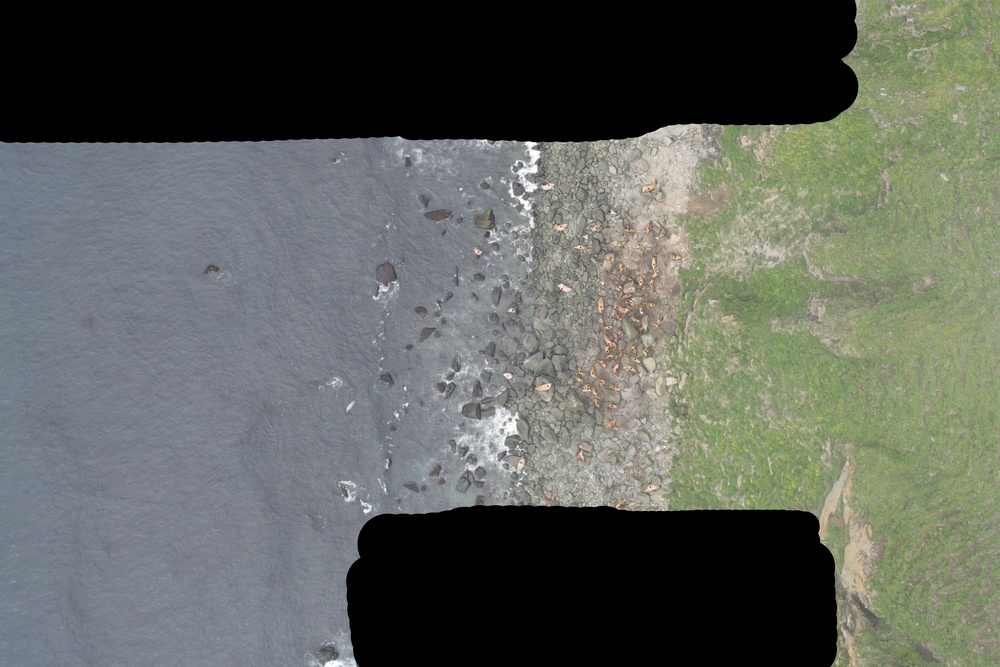
#> input picture TrainDotted/100.jpg, 1000 x 667 px, shrunk from 4992 x 3328 before the run
$ python -i ColorMaskGenerator.py   (imports and definitions only)
#> lines starting #> are read from the running program, lines starting #| are printed output that depends on the picture; after the words box and inside, x2 and y2 are one past the last pixel; in counts of white or black regions, pixels touching at a corner belong together
#> further down, picture is the input picture: shape (667, 1000, 3); mean B, G, R 93.1, 99.3, 95.4
import numpy as np
import cv2
import sys

class CMG:
    def __init__(self, ColorClassifier = None):
        self.ColC = ColorClassifier
        ########## Histogram Equalization
        self.clahe = cv2.createCLAHE()

    def getMaskImg(self, img):
        #### WAs used when I was playing around with stuff Dead Code
        if self.ColC is None:
            print("Mask generator does not have a color classifier")
            return img
        else:
            self.CC = self.ColC._coef
        tempBlue = img[:,:,0]
        tempGreen = img[:,:,1]
        tempRed = img[:,:,2]
        result = tempRed - tempGreen

        return tempRed - tempBlue

        tempBlue[tempBlue < 1.0] = 1.0
        tempGreen[tempGreen < 1.0] = 1.0
        tempRed[tempRed < 1.0] = 1.0
        result = 1.0 + np.exp(-tempBlue * self.CC[0] - tempGreen * self.CC[1] - tempRed * self.CC[2] - tempBlue * self.CC[3] / tempGreen - tempBlue * self.CC[4] / tempRed - tempGreen * self.CC[5] / tempRed)
        result =  (tempBlue ** -1)
        tempBlue[result > .5] = 0
        tempGreen[result > .5] = 0
        tempRed[result > .5] = 0
        #tempBlue[result < .5] = 50
        #tempRed[result < .5] = 50
        #tempGreen[result < .5] = 50
        img = cv2.cvtColor(np.dstack((tempBlue, tempGreen, tempRed)), cv2.COLOR_BGR2GRAY)

        return img

    def getPlayImg(self, img):
        return self.clahe.apply(cv2.cvtColor(img, cv2.COLOR_BGR2GRAY))

    def getInitialMask(self, img):
        #####Function used for masking the images for the Haar Classifier
        img[img < 40] = 0
        img[img[:,:, 2] < 80] = 0
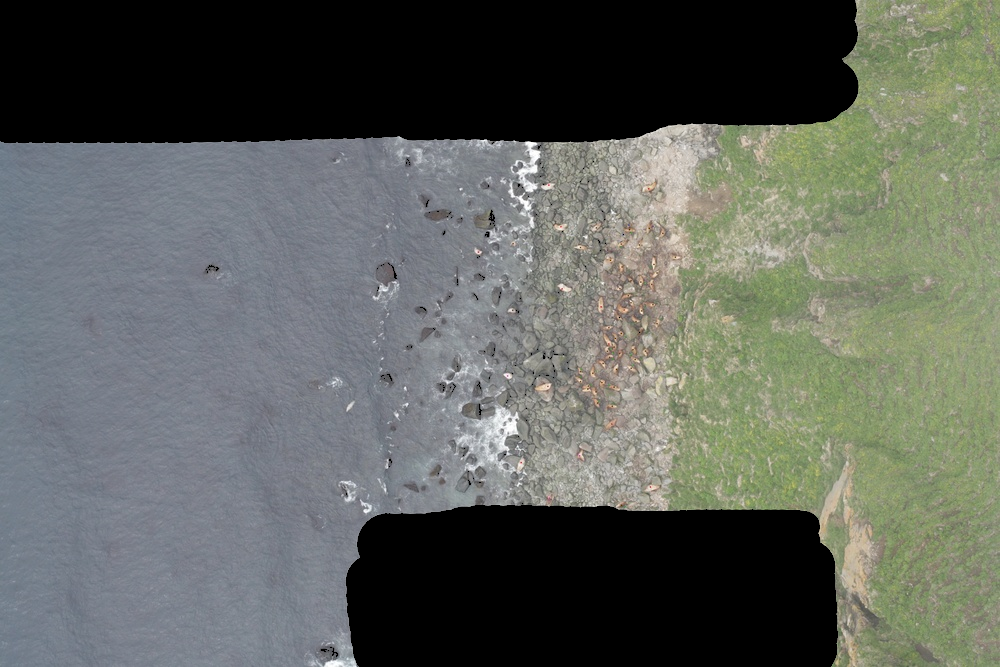
#> img: shape (667, 1000, 3); mean B, G, R 93, 99.2, 95.3
        img[img < 5] = 5
        img[:,:][img[:,:,0] - 5 > img[:,:,2]] = 0
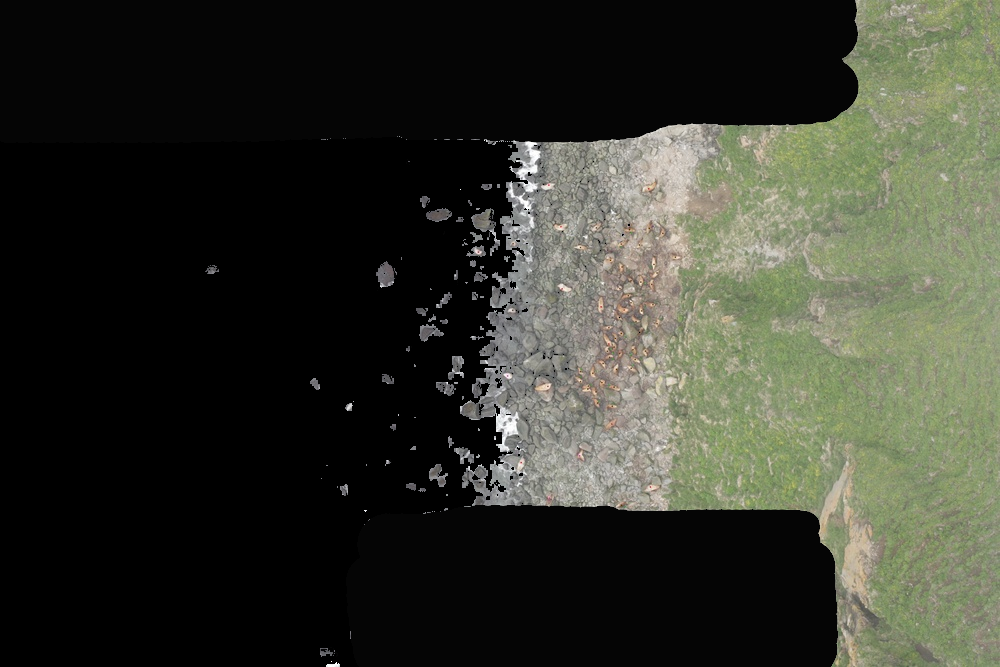
#> img: shape (667, 1000, 3); mean B, G, R 45.6, 55.4, 53.4
        img[:,:][img[:,:,1] - 5 > img[:,:,2]] = 0
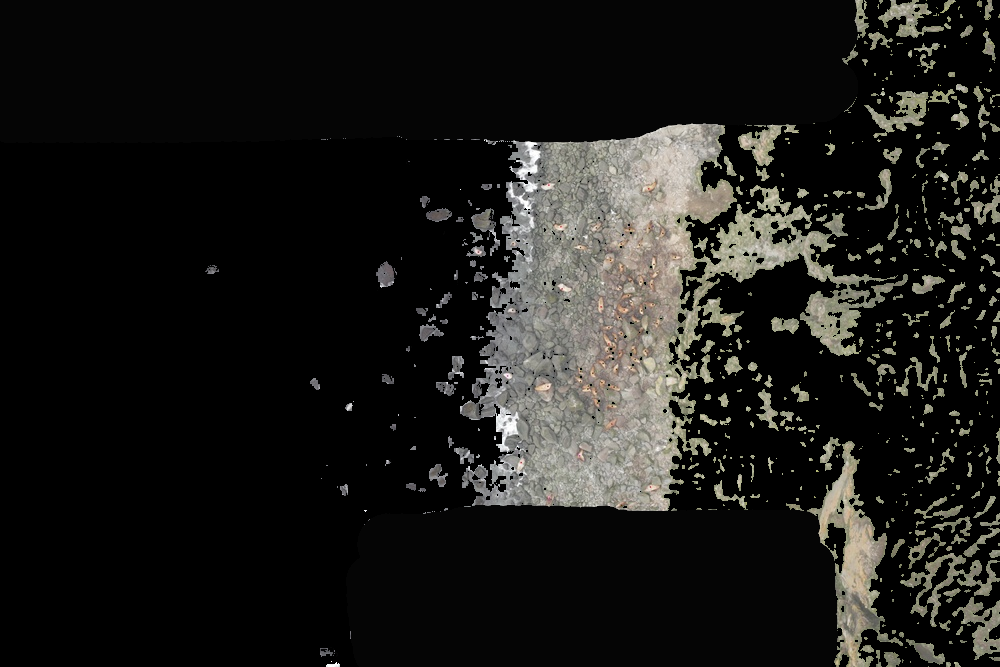
#> img: shape (667, 1000, 3); 18.3% of pixels changed, all inside (x1, y1, x2, y2) = (446, 0, 1000, 667)
        imgBlurr = cv2.GaussianBlur(img, (5,5), 1)
        edges = cv2.absdiff(img, imgBlurr)
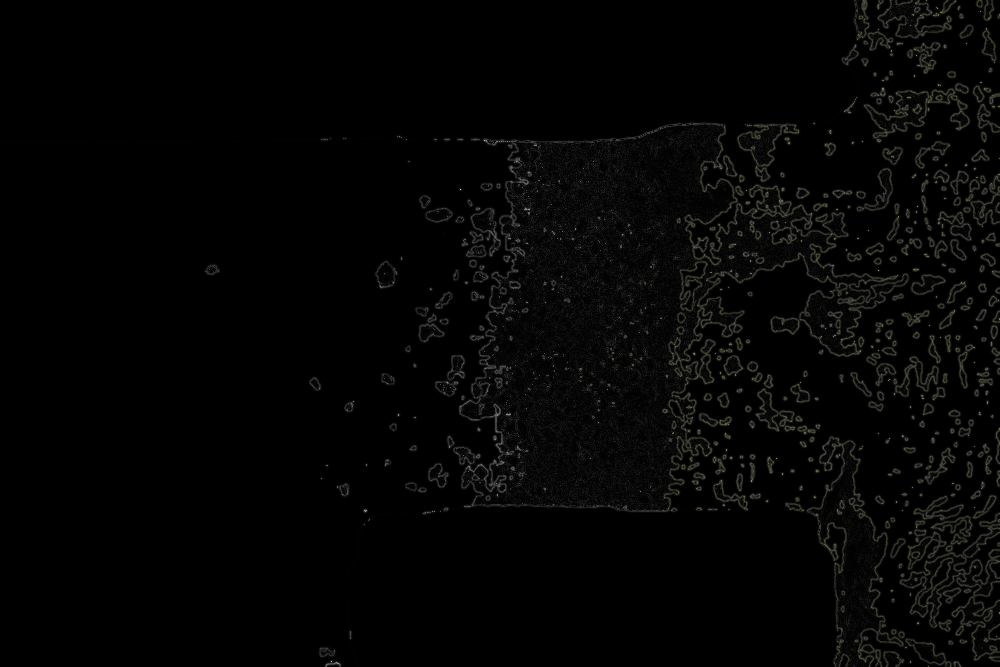
#> edges: shape (667, 1000, 3); mean B, G, R 3.9, 4.4, 4.4
        img = cv2.absdiff(edges, img)
        img[img < 50] = 0


        return img

>>> import cv2
>>> picture = cv2.imread('../TrainDotted/100.jpg')
>>> result = CMG().getInitialMask(picture)

$ run again, on TrainDotted/640.jpg
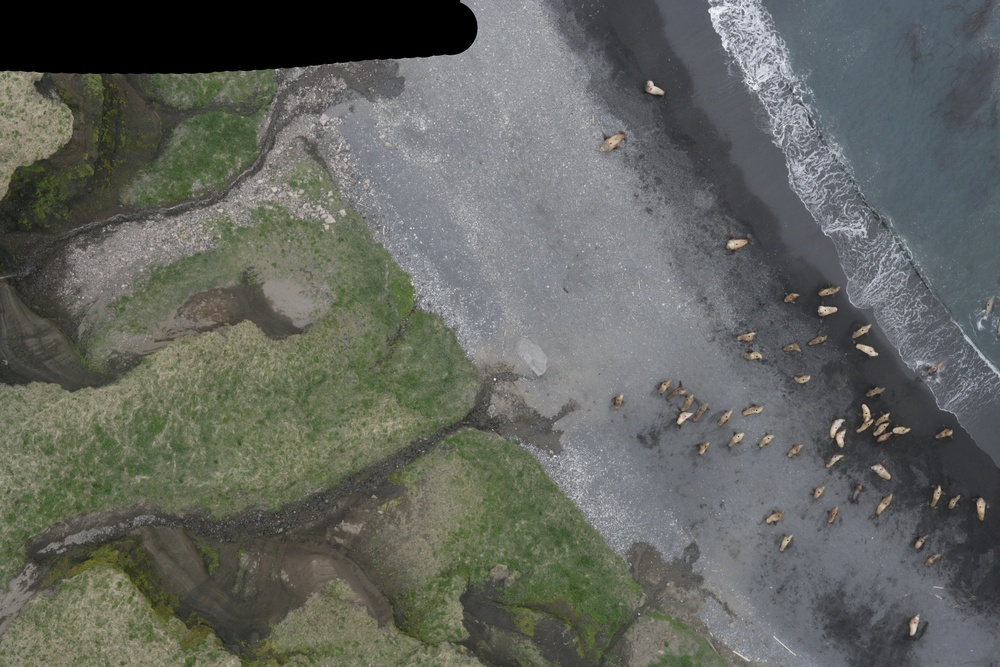
#> input picture TrainDotted/640.jpg, 1000 x 667 px, shrunk from 4992 x 3328 before the run
#> picture is the input picture: shape (667, 1000, 3); mean B, G, R 95.3, 101.1, 98.4
#> in getInitialMask, `edges = cv2.absdiff(img, imgBlurr)`:
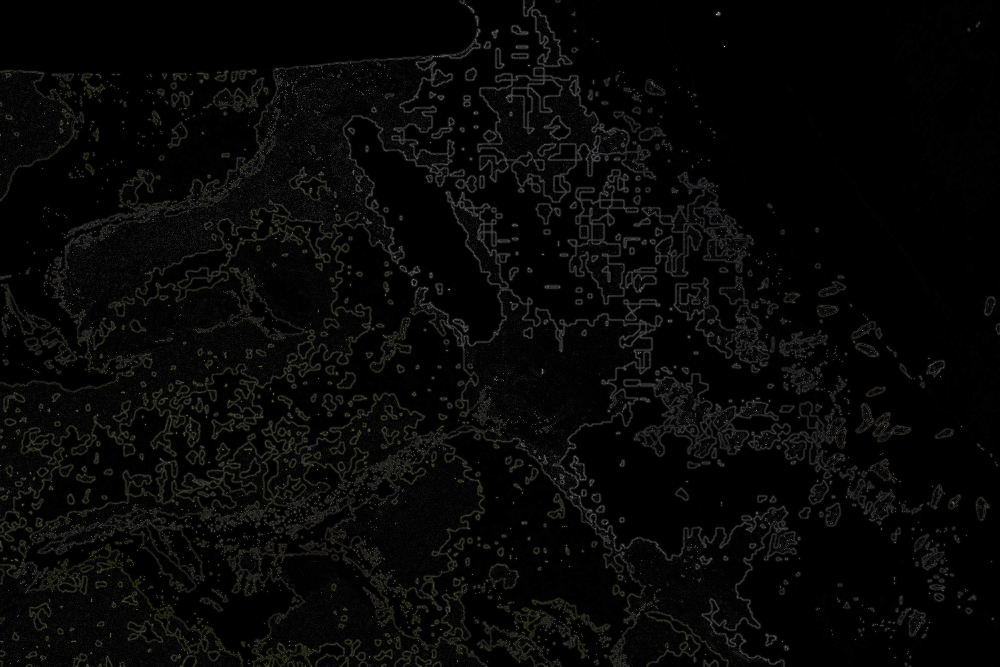
#> edges: shape (667, 1000, 3); mean B, G, R 6.8, 7.3, 7.3
#> in getInitialMask, `img[img < 50] = 0`:
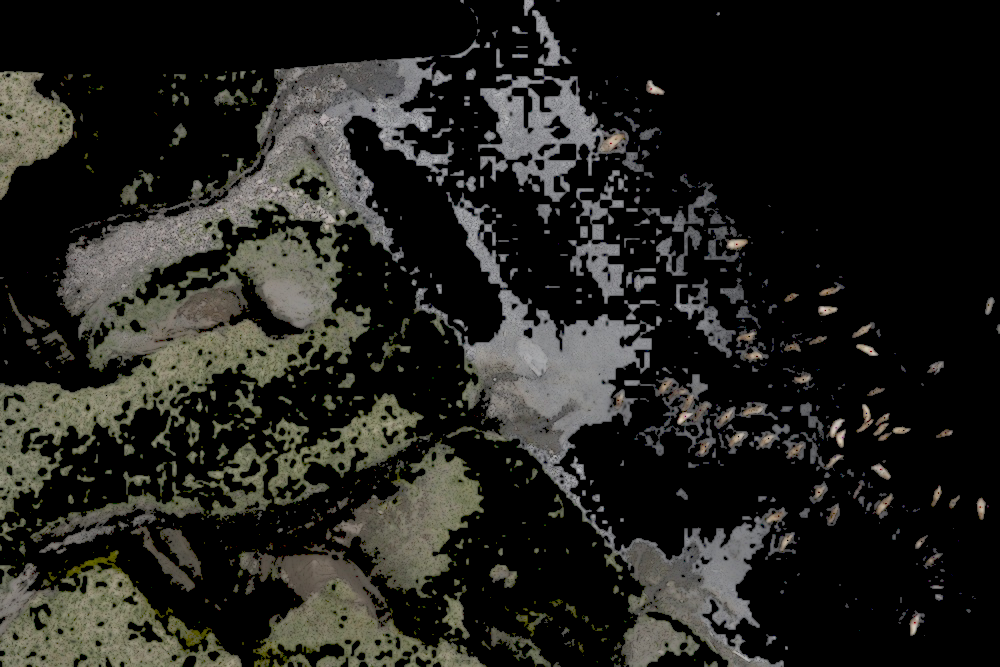
#> img: shape (667, 1000, 3); mean B, G, R 30.6, 34.3, 34.5
